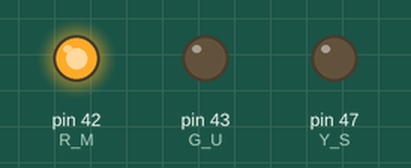
The sketch below on a simulated Arduino Mega 2560, built with avr-gcc and run on an emulated ATmega2560. Parts: output pins drawn as LEDs (lit = HIGH).

Above: at 0.62 s.
At 0.72 s:
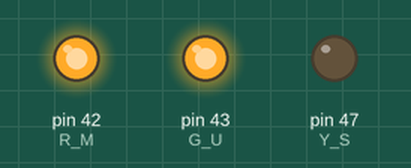
At 1.02 s:
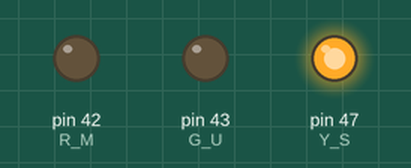
At 1.4 s:
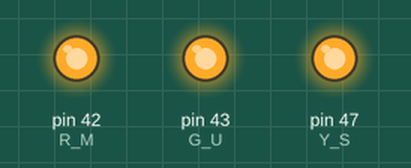
At 2.45 s:
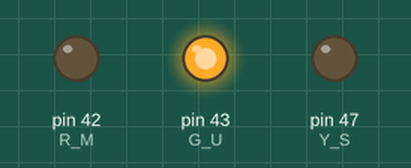
At 3.5 s:
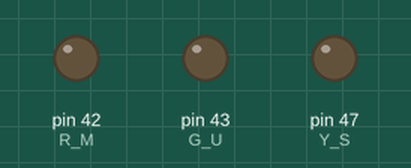
Timing chart, 0 to 4.3 s (numbered marks = the images above):
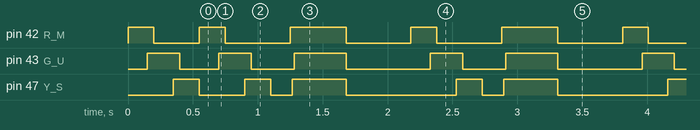

Measured:
- by itself, pin 42 (R_M): repeats every 1.6 s: HIGH 0.20 s, LOW 0.50 s, HIGH 0.43 s, LOW 0.50 s
- by itself, pin 43 (G_U): repeats every 1.6 s: HIGH 0.25 s, LOW 0.33 s, HIGH 0.40 s, LOW 0.65 s
- by itself, pin 47 (Y_S): repeats every 1.6 s: HIGH 0.20 s, LOW 0.17 s, HIGH 0.42 s, LOW 0.85 s

The sketch:

LED_BOOTUP.ino
```cpp
#include<TimerOne.h>

void setup() {
  // put your setup code here, to run once:
  pinMode(42, OUTPUT);//R M
  analogWrite(42, 150);
  delay(150);
  pinMode(43, OUTPUT);//G U
  digitalWrite(43, HIGH);
  delay(50);
  analogWrite(42, 0);
  delay(150);
  pinMode(47, OUTPUT);//Y S
  analogWrite(47, 150);
  delay(50);
  digitalWrite(43, LOW);
  delay(150);
  analogWrite(47, 0);
}

void loop() {
  // put your main code here, to run repeatedly:
  pinMode(42, OUTPUT);//R M
  digitalWrite(42, 1);
  delay(150);

  pinMode(43, OUTPUT);//G U
  digitalWrite(43, HIGH);
  delay(50);
  digitalWrite(42, 0);
  delay(150);

  pinMode(47, OUTPUT);//Y S
  digitalWrite(47, 1);
  delay(50);
  digitalWrite(43, LOW);
  delay(150);
  digitalWrite(47, 0);
  delay(150);
  digitalWrite(42, 1);
  delay(15);
  digitalWrite(47, 1);
  delay(15);
  digitalWrite(43, HIGH);
  delay(400);
  digitalWrite(42, 0);
  digitalWrite(47, 0);
  digitalWrite(43, 0);
  delay(500);
}
```
